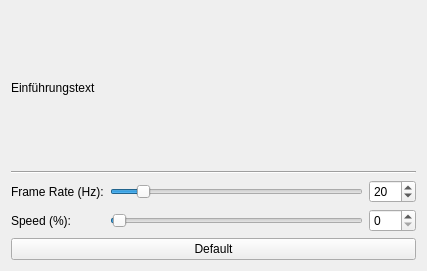
<?xml version="1.0" encoding="UTF-8"?>
<ui version="4.0">
 <class>Rainbow</class>
 <widget class="QWidget" name="Rainbow">
  <property name="geometry">
   <rect>
    <x>0</x>
    <y>0</y>
    <width>427</width>
    <height>271</height>
   </rect>
  </property>
  <property name="windowTitle">
   <string>Form</string>
  </property>
  <layout class="QVBoxLayout" name="verticalLayout">
   <item>
    <widget class="QLabel" name="label">
     <property name="sizePolicy">
      <sizepolicy hsizetype="Preferred" vsizetype="Preferred">
       <horstretch>0</horstretch>
       <verstretch>1</verstretch>
      </sizepolicy>
     </property>
     <property name="text">
      <string>Einführungstext</string>
     </property>
    </widget>
   </item>
   <item>
    <widget class="Line" name="line">
     <property name="orientation">
      <enum>Qt::Horizontal</enum>
     </property>
    </widget>
   </item>
   <item>
    <layout class="QGridLayout" name="gridLayout">
     <item row="0" column="0">
      <widget class="QLabel" name="label_2">
       <property name="text">
        <string>Frame Rate (Hz):</string>
       </property>
      </widget>
     </item>
     <item row="1" column="0">
      <widget class="QLabel" name="label_4">
       <property name="text">
        <string>Speed (%):</string>
       </property>
      </widget>
     </item>
     <item row="0" column="1">
      <widget class="QSlider" name="slider_frame_rate">
       <property name="minimum">
        <number>10</number>
       </property>
       <property name="maximum">
        <number>100</number>
       </property>
       <property name="pageStep">
        <number>5</number>
       </property>
       <property name="value">
        <number>20</number>
       </property>
       <property name="tracking">
        <bool>true</bool>
       </property>
       <property name="orientation">
        <enum>Qt::Horizontal</enum>
       </property>
      </widget>
     </item>
     <item row="1" column="1">
      <widget class="QSlider" name="slider_speed">
       <property name="minimum">
        <number>0</number>
       </property>
       <property name="maximum">
        <number>100</number>
       </property>
       <property name="pageStep">
        <number>5</number>
       </property>
       <property name="value">
        <number>1</number>
       </property>
       <property name="tracking">
        <bool>true</bool>
       </property>
       <property name="orientation">
        <enum>Qt::Horizontal</enum>
       </property>
      </widget>
     </item>
     <item row="0" column="2">
      <widget class="QSpinBox" name="spinbox_frame_rate">
       <property name="minimum">
        <number>10</number>
       </property>
       <property name="maximum">
        <number>100</number>
       </property>
       <property name="value">
        <number>20</number>
       </property>
      </widget>
     </item>
     <item row="1" column="2">
      <widget class="QSpinBox" name="spinbox_speed">
       <property name="minimum">
        <number>0</number>
       </property>
       <property name="maximum">
        <number>100</number>
       </property>
      </widget>
     </item>
    </layout>
   </item>
   <item>
    <widget class="QPushButton" name="button_default">
     <property name="text">
      <string>Default</string>
     </property>
    </widget>
   </item>
  </layout>
 </widget>
 <resources/>
 <connections/>
</ui>
